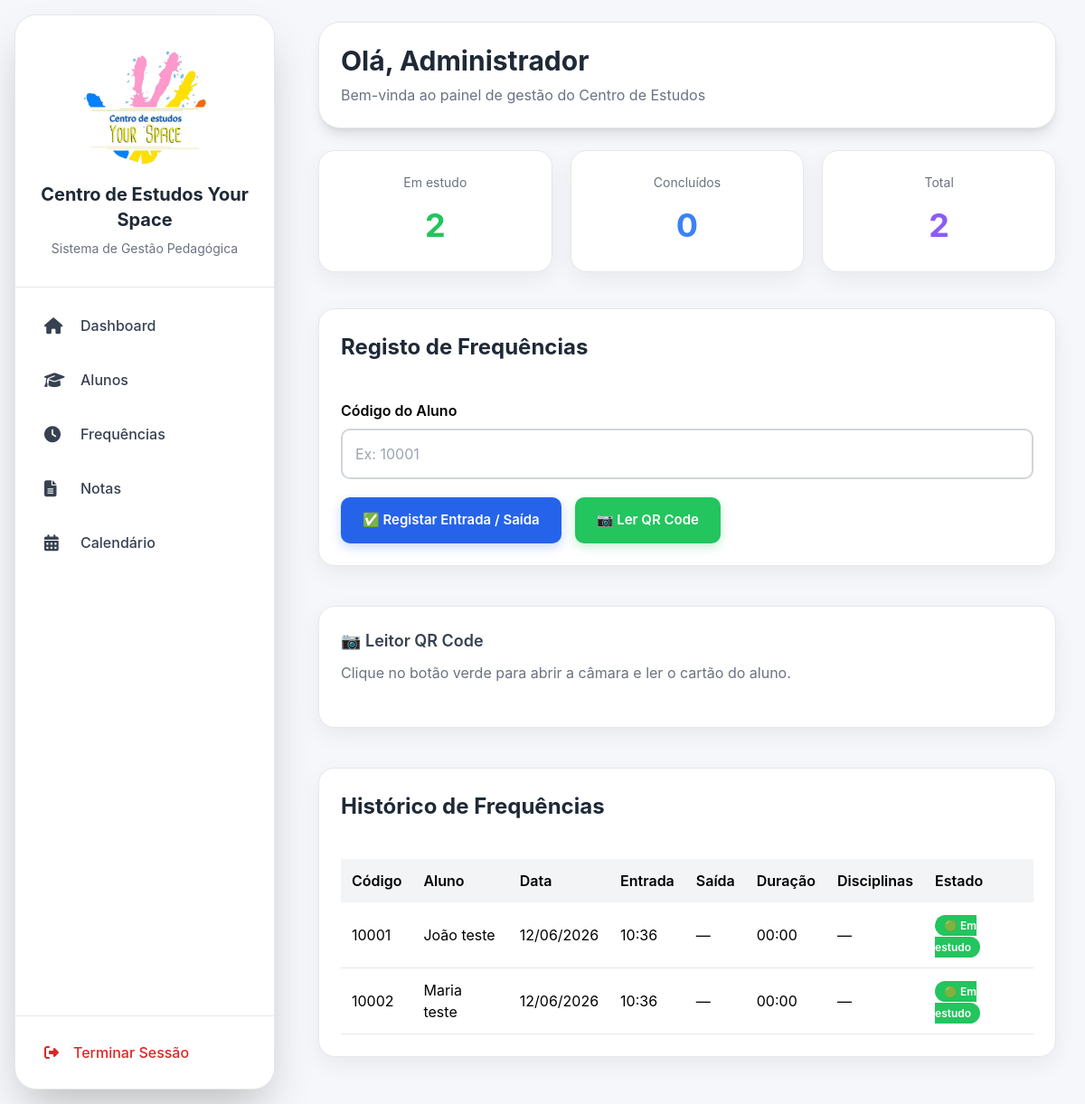
The app's page /frequencias with its own data.
### models/configuracao_centro.py (models this page shows)
class ConfiguracaoCentro(db.Model):
    __tablename__ = "configuracao_centro"
    id = db.Column(
        db.Integer,
        primary_key=True
    )
    nome_centro = db.Column(
        db.String(200),
        default=""
    )
    morada = db.Column(
        db.String(300),
        default=""
    )
    codigo_postal = db.Column(
        db.String(20),
        default=""
    )
    telefone = db.Column(
        db.String(50),
        default=""
    )
    whatsapp = db.Column(
        db.String(50),
        default=""
    )
    email = db.Column(
        db.String(200),
        default=""
    )
    logo = db.Column(
        db.String(300),
        default=""
    )

### models/frequencia.py (models this page shows)
class Frequencia(db.Model):
    __tablename__ = "frequencias"
    id = db.Column(
        db.Integer,
        primary_key=True
    )
    aluno_id = db.Column(
        db.Integer,
        db.ForeignKey("alunos.id"),
        nullable=False
    )
    data = db.Column(
        db.String(20),
        nullable=False
    )
    hora_entrada = db.Column(
        db.String(10)
    )
    hora_saida = db.Column(
        db.String(10)
    )
    duracao_horas = db.Column(
        db.Float,
        default=0
    )
    disciplinas = db.Column(
        db.Text
    )
    observacoes = db.Column(
        db.Text
    )
    aluno = db.relationship(
        "Aluno",
        backref="frequencias"
    )

### models/aluno.py (models this page shows)
class Aluno(db.Model):
    __tablename__ = "alunos"
    id = db.Column(
        db.Integer,
        primary_key=True
    )
    codigo = db.Column(
        db.String(5),
        unique=True,
        nullable=False
    )
    nome = db.Column(
        db.String(150),
        nullable=False
    )
    data_nascimento = db.Column(
        db.String(20)
    )
    escola = db.Column(
        db.String(150)
    )
    ano_escolar = db.Column(
        db.String(50)
    )
    turma = db.Column(
        db.String(100)
    )
    encarregado = db.Column(
        db.String(150),
        nullable=False
    )
    telefone = db.Column(
        db.String(30),
        nullable=False
    )
    email = db.Column(
        db.String(150)
    )
    pacote_horas = db.Column(
        db.Float,
        default=0
    )
    horas_restantes = db.Column(
        db.Float,
        default=0
    )
    ativo = db.Column(
        db.Boolean,
        default=True
    )
    observacoes_pedagogicas = db.Column(
        db.Text
    )
    necessidades = db.relationship(
        "Necessidade",
        secondary=aluno_necessidades,
        lazy="subquery",
        backref=db.backref(
            "alunos",
            lazy=True
        )
    )
    objetivos = db.relationship(
        "Objetivo",
        secondary=aluno_objetivos,
        lazy="subquery",
        backref=db.backref(
            "alunos",
            lazy=True
        )
    )
    testes = db.relationship(
        "Teste",
        backref="aluno",
        lazy=True
    )

### routes/frequencias.py (the view, shortened to what this page needs)
@frequencias_bp.route(
    "/frequencias",
    methods=["GET", "POST"]
)
def frequencias():
    mensagem = ""
    whatsapp_link = None
    historico = Frequencia.query.order_by(
        Frequencia.id.desc()
    ).all()
    preparar_historico_frequencias(
        historico
    )
    em_estudo = len([
        f for f in historico
        if not f.hora_saida
    ])
    concluidos = len([
        f for f in historico
        if f.hora_saida
    ])
    return render_template(
        "frequencias.html",
        historico=historico,
        mensagem=mensagem,
        whatsapp_link=whatsapp_link,
        em_estudo=em_estudo,
        concluidos=concluidos,
        total=len(historico)
    )

### app.py (called while the page is built)
@app.context_processor
def inject_configuracao():
    configuracao = ConfiguracaoCentro.query.first()
    return dict(
        configuracao_global=configuracao
    )

### routes/frequencias.py (called while the page is built)
def horas_para_hhmm(horas):
    total_minutos = int(round(horas * 60))
    horas_int = total_minutos // 60
    minutos = total_minutos % 60
    return f"{horas_int:02d}:{minutos:02d}"

def preparar_historico_frequencias(historico):
    for item in historico:
        item.horas_restantes_formatadas = (
            horas_para_hhmm(
                item.aluno.horas_restantes
            )
        )
        item.duracao_formatada = (
            horas_para_hhmm(
                item.duracao_horas or 0
            )
        )

### templates/frequencias.html (shortened to what this page needs)
{% extends "base.html" %}
{% block conteudo %}
<div
    style="
        display:grid;
        grid-template-columns:repeat(3,1fr);
        gap:20px;
        margin-bottom:20px;
    "
>
    <div class="card" style="text-align:center;">
        <div style="font-size:14px;color:#6b7280;">
            Em estudo
        </div>
        <div
            style="
                font-size:36px;
                font-weight:700;
                color:#22c55e;
                margin-top:10px;
            "
        >
            {{ em_estudo }}
        </div>
    </div>
    <div class="card" style="text-align:center;">
        <div style="font-size:14px;color:#6b7280;">
            Concluídos
        </div>
        <div
            style="
                font-size:36px;
                font-weight:700;
                color:#3b82f6;
                margin-top:10px;
            "
        >
            {{ concluidos }}
        </div>
    </div>
    <div class="card" style="text-align:center;">
        <div style="font-size:14px;color:#6b7280;">
            Total
        </div>
        <div
            style="
                font-size:36px;
                font-weight:700;
                color:#8b5cf6;
                margin-top:10px;
            "
        >
            {{ total }}
        </div>
    </div>
</div>
<div class="card">
    <h2>Registo de Frequências</h2>
    <br>
    <form method="POST" id="form-frequencia">
        <label
            style="
                font-weight:600;
                display:block;
                margin-bottom:8px;
            "
        >
            Código do Aluno
        </label>
        <input
            type="text"
            id="codigo"
            name="codigo"
            placeholder="Ex: 10001"
            required
            style="
                width:100%;
                padding:14px;
                border:2px solid #d1d5db;
                border-radius:10px;
                font-size:16px;
            "
        >
        <div
            style="
                display:flex;
                gap:15px;
                margin-top:20px;
                flex-wrap:wrap;
            "
        >
            <button
                type="submit"
                style="
                    background:#2563eb;
                    color:white;
                    border:none;
                    padding:14px 24px;
                    border-radius:10px;
                    font-size:15px;
                    font-weight:600;
                    cursor:pointer;
                    box-shadow:0 4px 12px rgba(37,99,235,0.25);
                "
            >
                ✅ Registar Entrada / Saída
            </button>
            <button
                type="button"
                onclick="iniciarCamera()"
                style="
                    background:#22c55e;
                    color:white;
                    border:none;
                    padding:14px 24px;
                    border-radius:10px;
                    font-size:15px;
                    font-weight:600;
                    cursor:pointer;
                    box-shadow:0 4px 12px rgba(34,197,94,0.25);
                "
            >
                📷 Ler QR Code
            </button>
        </div>
    </form>
</div>
<br>
<div class="card">
    <h3 style="margin-bottom:10px;">
        📷 Leitor QR Code
    </h3>
    <p style="color:#6b7280;">
        Clique no botão verde para abrir a câmara e ler o cartão do aluno.
    </p>
    <br>
</div>
<br>
<div class="card">
    <h2>Histórico de Frequências</h2>
    <br>
    <table>
        <thead>
            <tr>
                <th>Código</th>
                <th>Aluno</th>
                <th>Data</th>
                <th>Entrada</th>
                <th>Saída</th>
                <th>Duração</th>
                <th>Disciplinas</th>
                <th>Estado</th>
            </tr>
        </thead>
        <tbody>
        {% for item in historico %}
            <tr>
                <td>{{ item.aluno.codigo }}</td>
                <td>{{ item.aluno.nome }}</td>
                <td>{{ item.data }}</td>
                <td>{{ item.hora_entrada }}</td>
                <td>{{ item.hora_saida or "—" }}</td>
                <td>{{ item.duracao_formatada }}</td>
                <td>{{ item.disciplinas or "—" }}</td>
                <td>
                    {% if item.hora_saida %}
                    <span
                        style="
                            background:#3b82f6;
                            color:white;
                            padding:4px 10px;
                            border-radius:20px;
                            font-size:12px;
                            font-weight:600;
                        "
                    >
                        🔵 Concluído
                    </span>
                    {% else %}
                    <span
                        style="
                            background:#22c55e;
                            color:white;
                            padding:4px 10px;
                            border-radius:20px;
                            font-size:12px;
                            font-weight:600;
                        "
                    >
                        🟢 Em estudo
                    </span>
                    {% endif %}
                </td>
            </tr>
        {% endfor %}
        </tbody>
    </table>
</div>
{% endblock %}

### templates/base.html (shortened to what this page needs)
<!DOCTYPE html>
<html lang="pt">
<head>
    <script src="https://cdn.tailwindcss.com"></script>
    <link rel="stylesheet"
          href="https://cdnjs.cloudflare.com/ajax/libs/font-awesome/6.4.0/css/all.min.css">
</head>
<body class="flex h-screen overflow-hidden">
    <div class="w-72 bg-white flex flex-col justify-between m-4 rounded-3xl shadow-2xl border border-gray-200">
        <div>
            <div class="px-6 py-8 border-b border-gray-200 text-center">
    {% if configuracao_global and configuracao_global.logo %}
        <img
            src="{{ url_for('static', filename='logos/' + configuracao_global.logo) }}"
            alt="Logótipo"
            style="
                width:140px;
                height:140px;
                object-fit:contain;
                margin:0 auto 12px auto;
            "
        >
    {% endif %}
    <h1 class="text-xl font-bold text-gray-800">
        {% if configuracao_global and configuracao_global.nome_centro %}
            {{ configuracao_global.nome_centro }}
        {% else %}
            Centro de Estudos
        {% endif %}
    </h1>
    <p class="text-sm text-gray-500 mt-2">
        Sistema de Gestão Pedagógica
    </p>
</div>
            <nav class="p-4 space-y-2">
                <a href="/"
                   class="flex items-center gap-4 px-4 py-3 rounded-2xl text-gray-700 hover:bg-blue-50 hover:text-blue-700 transition-all">
                    <i class="fa-solid fa-house text-lg w-6"></i>
                    <span class="font-medium text-base">Dashboard</span>
                </a>
                <a href="/alunos"
                   class="flex items-center gap-4 px-4 py-3 rounded-2xl text-gray-700 hover:bg-blue-50 hover:text-blue-700 transition-all">
                    <i class="fa-solid fa-graduation-cap text-lg w-6"></i>
                    <span class="font-medium text-base">Alunos</span>
                </a>
                <a href="/frequencias"
                   class="flex items-center gap-4 px-4 py-3 rounded-2xl text-gray-700 hover:bg-blue-50 hover:text-blue-700 transition-all">
                    <i class="fa-solid fa-clock text-lg w-6"></i>
                    <span class="font-medium text-base">Frequências</span>
                </a>
                <a href="/notas"
                   class="flex items-center gap-4 px-4 py-3 rounded-2xl text-gray-700 hover:bg-blue-50 hover:text-blue-700 transition-all">
                    <i class="fa-solid fa-file-lines text-lg w-6"></i>
                    <span class="font-medium text-base">Notas</span>
                </a>
                <a href="/calendario"
                   class="flex items-center gap-4 px-4 py-3 rounded-2xl text-gray-700 hover:bg-blue-50 hover:text-blue-700 transition-all">
                    <i class="fa-solid fa-calendar-days text-lg w-6"></i>
                    <span class="font-medium text-base">Calendário</span>
                </a>
            </nav>
        </div>
        <div class="p-4 border-t border-gray-200">
            <a href="{{ url_for('logout') }}"
               class="flex items-center gap-4 px-4 py-3 rounded-2xl text-red-600 hover:bg-red-50 transition-all">
                <i class="fa-solid fa-right-from-bracket"></i>
                <span class="font-medium">
                    Terminar Sessão
                </span>
            </a>
        </div>
    </div>
    <div class="flex-1 flex flex-col overflow-hidden">
        <header class="px-8 py-6">
            <div class="bg-white rounded-3xl shadow-lg p-6 border border-gray-200">
                <h2 class="text-3xl font-bold text-gray-800">
                    Olá, {{ session.get('nome', 'Administrador') }}
                </h2>
                <p class="text-gray-500 mt-2">
                    Bem-vinda ao painel de gestão do Centro de Estudos
                </p>
            </div>
        </header>
        <main class="flex-1 overflow-y-auto px-8 pb-8">
            {% block conteudo %}
            {% endblock %}
        </main>
    </div>
</body>
</html>

### templates/base.html (style rules this page uses)
body { background:#f5f7fa; font-family:'Inter',sans-serif; }
.card { background:white; border-radius:18px; padding:24px; box-shadow:0 8px 24px rgba(0,0,0,0.06); margin-bottom:20px; border:1px solid #e5e7eb; }
.card h2 { font-size:24px; font-weight:700; margin-bottom:16px; color:#1f2937; }
.card h3 { font-size:18px; font-weight:600; margin-bottom:10px; color:#374151; }
input, select, textarea { width:100%; padding:12px; border:1px solid #d1d5db; border-radius:12px; margin-bottom:12px; background:white; }
button { background:#2563eb; color:white; border:none; padding:12px 20px; border-radius:12px; cursor:pointer; font-weight:600; }
table { width:100%; border-collapse:collapse; background:white; }
th { text-align:left; background:#f3f4f6; padding:12px; font-weight:600; }
td { padding:12px; border-bottom:1px solid #e5e7eb; }
a { text-decoration:none; }

### records on screen
ConfiguracaoCentro: logo (picture), nome_centro "Centro de Estudos Your Space"
Frequencia: aluno.codigo "10001", aluno.nome "João teste", data "12/06/2026", hora_entrada "10:36", hora_saida "—", duracao_formatada "00:00", disciplinas "—", shows "🟢 Em estudo"
Frequencia: aluno.codigo "10002", aluno.nome "Maria teste", data "12/06/2026", hora_entrada "10:36", hora_saida "—", duracao_formatada "00:00", disciplinas "—", shows "🟢 Em estudo"

### other values on screen
{{ session.get('nome', 'Administrador') }} "Administrador"
{{ em_estudo }} "2"
{{ concluidos }} "0"
{{ total }} "2"
